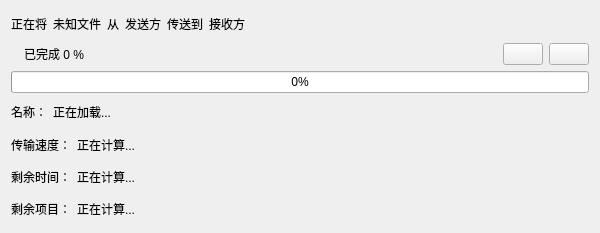
<?xml version="1.0" encoding="UTF-8"?>
<ui version="4.0">
 <class>FileTransferWidget</class>
 <widget class="QWidget" name="FileTransferWidget">
  <property name="geometry">
   <rect>
    <x>0</x>
    <y>0</y>
    <width>600</width>
    <height>233</height>
   </rect>
  </property>
  <property name="windowTitle">
   <string>Form</string>
  </property>
  <layout class="QGridLayout" name="gridLayout">
   <item row="0" column="0">
    <layout class="QHBoxLayout" name="horizontalLayout_5">
     <item>
      <widget class="QLabel" name="label_4">
       <property name="text">
        <string>正在将</string>
       </property>
      </widget>
     </item>
     <item>
      <widget class="QLabel" name="fileNameLabel_2">
       <property name="text">
        <string>未知文件</string>
       </property>
      </widget>
     </item>
     <item>
      <widget class="QLabel" name="label_5">
       <property name="text">
        <string>从</string>
       </property>
      </widget>
     </item>
     <item>
      <widget class="QLabel" name="senderLabel">
       <property name="text">
        <string>发送方</string>
       </property>
      </widget>
     </item>
     <item>
      <widget class="QLabel" name="label_6">
       <property name="text">
        <string>传送到</string>
       </property>
      </widget>
     </item>
     <item>
      <widget class="QLabel" name="receiverLabel">
       <property name="text">
        <string>接收方</string>
       </property>
      </widget>
     </item>
     <item>
      <spacer name="horizontalSpacer_6">
       <property name="orientation">
        <enum>Qt::Horizontal</enum>
       </property>
       <property name="sizeHint" stdset="0">
        <size>
         <width>78</width>
         <height>20</height>
        </size>
       </property>
      </spacer>
     </item>
    </layout>
   </item>
   <item row="1" column="0">
    <layout class="QHBoxLayout" name="horizontalLayout_6">
     <item>
      <widget class="QLabel" name="stateLabel">
       <property name="enabled">
        <bool>true</bool>
       </property>
       <property name="minimumSize">
        <size>
         <width>0</width>
         <height>0</height>
        </size>
       </property>
       <property name="lineWidth">
        <number>1</number>
       </property>
       <property name="text">
        <string/>
       </property>
      </widget>
     </item>
     <item>
      <widget class="QLabel" name="stateLabel_2">
       <property name="text">
        <string>已完成 0 %</string>
       </property>
      </widget>
     </item>
     <item>
      <spacer name="horizontalSpacer_5">
       <property name="orientation">
        <enum>Qt::Horizontal</enum>
       </property>
       <property name="sizeHint" stdset="0">
        <size>
         <width>270</width>
         <height>20</height>
        </size>
       </property>
      </spacer>
     </item>
     <item>
      <widget class="QPushButton" name="pcButton">
       <property name="text">
        <string/>
       </property>
      </widget>
     </item>
     <item>
      <widget class="QPushButton" name="cancelButton">
       <property name="text">
        <string/>
       </property>
      </widget>
     </item>
    </layout>
   </item>
   <item row="2" column="0">
    <widget class="QProgressBar" name="progressBar">
     <property name="enabled">
      <bool>true</bool>
     </property>
     <property name="autoFillBackground">
      <bool>false</bool>
     </property>
     <property name="value">
      <number>0</number>
     </property>
     <property name="textVisible">
      <bool>true</bool>
     </property>
     <property name="orientation">
      <enum>Qt::Horizontal</enum>
     </property>
     <property name="invertedAppearance">
      <bool>false</bool>
     </property>
     <property name="textDirection">
      <enum>QProgressBar::TopToBottom</enum>
     </property>
    </widget>
   </item>
   <item row="3" column="0">
    <layout class="QHBoxLayout" name="horizontalLayout">
     <item>
      <widget class="QLabel" name="label">
       <property name="text">
        <string>名称：</string>
       </property>
      </widget>
     </item>
     <item>
      <widget class="QLabel" name="fileNameLabel">
       <property name="text">
        <string>正在加载...                                                                                                    </string>
       </property>
      </widget>
     </item>
     <item>
      <spacer name="horizontalSpacer_7">
       <property name="orientation">
        <enum>Qt::Horizontal</enum>
       </property>
       <property name="sizeHint" stdset="0">
        <size>
         <width>40</width>
         <height>20</height>
        </size>
       </property>
      </spacer>
     </item>
    </layout>
   </item>
   <item row="4" column="0">
    <layout class="QHBoxLayout" name="horizontalLayout_2">
     <item>
      <widget class="QLabel" name="label_2">
       <property name="text">
        <string>传输速度：</string>
       </property>
      </widget>
     </item>
     <item>
      <widget class="QLabel" name="speedLabel">
       <property name="text">
        <string>正在计算...                                                                                       </string>
       </property>
      </widget>
     </item>
     <item>
      <spacer name="horizontalSpacer_8">
       <property name="orientation">
        <enum>Qt::Horizontal</enum>
       </property>
       <property name="sizeHint" stdset="0">
        <size>
         <width>40</width>
         <height>20</height>
        </size>
       </property>
      </spacer>
     </item>
    </layout>
   </item>
   <item row="5" column="0">
    <layout class="QHBoxLayout" name="horizontalLayout_3">
     <item>
      <widget class="QLabel" name="label_3">
       <property name="text">
        <string>剩余时间：</string>
       </property>
      </widget>
     </item>
     <item>
      <widget class="QLabel" name="restTimeLabel">
       <property name="text">
        <string>正在计算...                                                                                             </string>
       </property>
      </widget>
     </item>
     <item>
      <spacer name="horizontalSpacer_9">
       <property name="orientation">
        <enum>Qt::Horizontal</enum>
       </property>
       <property name="sizeHint" stdset="0">
        <size>
         <width>40</width>
         <height>20</height>
        </size>
       </property>
      </spacer>
     </item>
    </layout>
   </item>
   <item row="6" column="0">
    <layout class="QHBoxLayout" name="horizontalLayout_4">
     <item>
      <widget class="QLabel" name="label_11">
       <property name="text">
        <string>剩余项目：</string>
       </property>
      </widget>
     </item>
     <item>
      <widget class="QLabel" name="restFileLabel">
       <property name="text">
        <string>正在计算...                                                                                               </string>
       </property>
      </widget>
     </item>
     <item>
      <spacer name="horizontalSpacer_10">
       <property name="orientation">
        <enum>Qt::Horizontal</enum>
       </property>
       <property name="sizeHint" stdset="0">
        <size>
         <width>40</width>
         <height>20</height>
        </size>
       </property>
      </spacer>
     </item>
    </layout>
   </item>
  </layout>
 </widget>
 <resources/>
 <connections/>
</ui>
